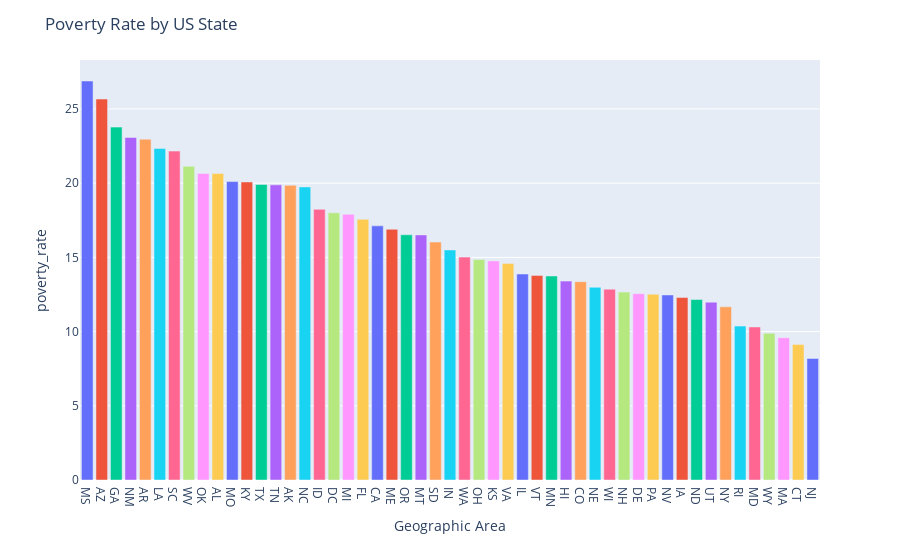

Here is the notebook cell this chart was saved with:
### Code cell
fig_a = px.bar(data_frame=poverty_rate, x='Geographic Area', y='poverty_rate', color='Geographic Area')
fig_a.update_layout(showlegend=False, title="Poverty Rate by US State")

### Figure 1 — Plotly figure (JSON) as saved in the notebook; plotly's stock layout.template omitted (floating-point values rounded to 4 significant figures)
{"data": [{"alignmentgroup": "True", "hovertemplate": "Geographic Area=%{x}<br>poverty_rate=%{y}<extra></extra>", "legendgroup": "MS", "marker": {"color": "#636efa", "pattern": {"shape": ""}}, "name": "MS", "offsetgroup": "MS", "orientation": "v", "showlegend": true, "textposition": "auto", "type": "bar", "x": ["MS"], "xaxis": "x", "y": [26.88], "yaxis": "y"}, {"alignmentgroup": "True", "hovertemplate": "Geographic Area=%{x}<br>poverty_rate=%{y}<extra></extra>", "legendgroup": "AZ", "marker": {"color": "#EF553B", "pattern": {"shape": ""}}, "name": "AZ", "offsetgroup": "AZ", "orientation": "v", "showlegend": true, "textposition": "auto", "type": "bar", "x": ["AZ"], "xaxis": "x", "y": [25.67], "yaxis": "y"}, {"alignmentgroup": "True", "hovertemplate": "Geographic Area=%{x}<br>poverty_rate=%{y}<extra></extra>", "legendgroup": "GA", "marker": {"color": "#00cc96", "pattern": {"shape": ""}}, "name": "GA", "offsetgroup": "GA", "orientation": "v", "showlegend": true, "textposition": "auto", "type": "bar", "x": ["GA"], "xaxis": "x", "y": [23.78], "yaxis": "y"}, {"alignmentgroup": "True", "hovertemplate": "Geographic Area=%{x}<br>poverty_rate=%{y}<extra></extra>", "legendgroup": "NM", "marker": {"color": "#ab63fa", "pattern": {"shape": ""}}, "name": "NM", "offsetgroup": "NM", "orientation": "v", "showlegend": true, "textposition": "auto", "type": "bar", "x": ["NM"], "xaxis": "x", "y": [23.08], "yaxis": "y"}, {"alignmentgroup": "True", "hovertemplate": "Geographic Area=%{x}<br>poverty_rate=%{y}<extra></extra>", "legendgroup": "AR", "marker": {"color": "#FFA15A", "pattern": {"shape": ""}}, "name": "AR", "offsetgroup": "AR", "orientation": "v", "showlegend": true, "textposition": "auto", "type": "bar", "x": ["AR"], "xaxis": "x", "y": [22.96], "yaxis": "y"}, {"alignmentgroup": "True", "hovertemplate": "Geographic Area=%{x}<br>poverty_rate=%{y}<extra></extra>", "legendgroup": "LA", "marker": {"color": "#19d3f3", "pattern": {"shape": ""}}, "name": "LA", "offsetgroup": "LA", "orientation": "v", "showlegend": true, "textposition": "auto", "type": "bar", "x": ["LA"], "xaxis": "x", "y": [22.34], "yaxis": "y"}, {"alignmentgroup": "True", "hovertemplate": "Geographic Area=%{x}<br>poverty_rate=%{y}<extra></extra>", "legendgroup": "SC", "marker": {"color": "#FF6692", "pattern": {"shape": ""}}, "name": "SC", "offsetgroup": "SC", "orientation": "v", "showlegend": true, "textposition": "auto", "type": "bar", "x": ["SC"], "xaxis": "x", "y": [22.16], "yaxis": "y"}, {"alignmentgroup": "True", "hovertemplate": "Geographic Area=%{x}<br>poverty_rate=%{y}<extra></extra>", "legendgroup": "WV", "marker": {"color": "#B6E880", "pattern": {"shape": ""}}, "name": "WV", "offsetgroup": "WV", "orientation": "v", "showlegend": true, "textposition": "auto", "type": "bar", "x": ["WV"], "xaxis": "x", "y": [21.13], "yaxis": "y"}, {"alignmentgroup": "True", "hovertemplate": "Geographic Area=%{x}<br>poverty_rate=%{y}<extra></extra>", "legendgroup": "OK", "marker": {"color": "#FF97FF", "pattern": {"shape": ""}}, "name": "OK", "offsetgroup": "OK", "orientation": "v", "showlegend": true, "textposition": "auto", "type": "bar", "x": ["OK"], "xaxis": "x", "y": [20.66], "yaxis": "y"}, {"alignmentgroup": "True", "hovertemplate": "Geographic Area=%{x}<br>poverty_rate=%{y}<extra></extra>", "legendgroup": "AL", "marker": {"color": "#FECB52", "pattern": {"shape": ""}}, "name": "AL", "offsetgroup": "AL", "orientation": "v", "showlegend": true, "textposition": "auto", "type": "bar", "x": ["AL"], "xaxis": "x", "y": [20.65], "yaxis": "y"}, {"alignmentgroup": "True", "hovertemplate": "Geographic Area=%{x}<br>poverty_rate=%{y}<extra></extra>", "legendgroup": "MO", "marker": {"color": "#636efa", "pattern": {"shape": ""}}, "name": "MO", "offsetgroup": "MO", "orientation": "v", "showlegend": true, "textposition": "auto", "type": "bar", "x": ["MO"], "xaxis": "x", "y": [20.11], "yaxis": "y"}, {"alignmentgroup": "True", "hovertemplate": "Geographic Area=%{x}<br>poverty_rate=%{y}<extra></extra>", "legendgroup": "KY", "marker": {"color": "#EF553B", "pattern": {"shape": ""}}, "name": "KY", "offsetgroup": "KY", "orientation": "v", "showlegend": true, "textposition": "auto", "type": "bar", "x": ["KY"], "xaxis": "x", "y": [20.08], "yaxis": "y"}, {"alignmentgroup": "True", "hovertemplate": "Geographic Area=%{x}<br>poverty_rate=%{y}<extra></extra>", "legendgroup": "TX", "marker": {"color": "#00cc96", "pattern": {"shape": ""}}, "name": "TX", "offsetgroup": "TX", "orientation": "v", "showlegend": true, "textposition": "auto", "type": "bar", "x": ["TX"], "xaxis": "x", "y": [19.92], "yaxis": "y"}, {"alignmentgroup": "True", "hovertemplate": "Geographic Area=%{x}<br>poverty_rate=%{y}<extra></extra>", "legendgroup": "TN", "marker": {"color": "#ab63fa", "pattern": {"shape": ""}}, "name": "TN", "offsetgroup": "TN", "orientation": "v", "showlegend": true, "textposition": "auto", "type": "bar", "x": ["TN"], "xaxis": "x", "y": [19.89], "yaxis": "y"}, {"alignmentgroup": "True", "hovertemplate": "Geographic Area=%{x}<br>poverty_rate=%{y}<extra></extra>", "legendgroup": "AK", "marker": {"color": "#FFA15A", "pattern": {"shape": ""}}, "name": "AK", "offsetgroup": "AK", "orientation": "v", "showlegend": true, "textposition": "auto", "type": "bar", "x": ["AK"], "xaxis": "x", "y": [19.85], "yaxis": "y"}, {"alignmentgroup": "True", "hovertemplate": "Geographic Area=%{x}<br>poverty_rate=%{y}<extra></extra>", "legendgroup": "NC", "marker": {"color": "#19d3f3", "pattern": {"shape": ""}}, "name": "NC", "offsetgroup": "NC", "orientation": "v", "showlegend": true, "textposition": "auto", "type": "bar", "x": ["NC"], "xaxis": "x", "y": [19.75], "yaxis": "y"}, {"alignmentgroup": "True", "hovertemplate": "Geographic Area=%{x}<br>poverty_rate=%{y}<extra></extra>", "legendgroup": "ID", "marker": {"color": "#FF6692", "pattern": {"shape": ""}}, "name": "ID", "offsetgroup": "ID", "orientation": "v", "showlegend": true, "textposition": "auto", "type": "bar", "x": ["ID"], "xaxis": "x", "y": [18.24], "yaxis": "y"}, {"alignmentgroup": "True", "hovertemplate": "Geographic Area=%{x}<br>poverty_rate=%{y}<extra></extra>", "legendgroup": "DC", "marker": {"color": "#B6E880", "pattern": {"shape": ""}}, "name": "DC", "offsetgroup": "DC", "orientation": "v", "showlegend": true, "textposition": "auto", "type": "bar", "x": ["DC"], "xaxis": "x", "y": [18], "yaxis": "y"}, {"alignmentgroup": "True", "hovertemplate": "Geographic Area=%{x}<br>poverty_rate=%{y}<extra></extra>", "legendgroup": "MI", "marker": {"color": "#FF97FF", "pattern": {"shape": ""}}, "name": "MI", "offsetgroup": "MI", "orientation": "v", "showlegend": true, "textposition": "auto", "type": "bar", "x": ["MI"], "xaxis": "x", "y": [17.9], "yaxis": "y"}, {"alignmentgroup": "True", "hovertemplate": "Geographic Area=%{x}<br>poverty_rate=%{y}<extra></extra>", "legendgroup": "FL", "marker": {"color": "#FECB52", "pattern": {"shape": ""}}, "name": "FL", "offsetgroup": "FL", "orientation": "v", "showlegend": true, "textposition": "auto", "type": "bar", "x": ["FL"], "xaxis": "x", "y": [17.57], "yaxis": "y"}, {"alignmentgroup": "True", "hovertemplate": "Geographic Area=%{x}<br>poverty_rate=%{y}<extra></extra>", "legendgroup": "CA", "marker": {"color": "#636efa", "pattern": {"shape": ""}}, "name": "CA", "offsetgroup": "CA", "orientation": "v", "showlegend": true, "textposition": "auto", "type": "bar", "x": ["CA"], "xaxis": "x", "y": [17.12], "yaxis": "y"}, {"alignmentgroup": "True", "hovertemplate": "Geographic Area=%{x}<br>poverty_rate=%{y}<extra></extra>", "legendgroup": "ME", "marker": {"color": "#EF553B", "pattern": {"shape": ""}}, "name": "ME", "offsetgroup": "ME", "orientation": "v", "showlegend": true, "textposition": "auto", "type": "bar", "x": ["ME"], "xaxis": "x", "y": [16.89], "yaxis": "y"}, {"alignmentgroup": "True", "hovertemplate": "Geographic Area=%{x}<br>poverty_rate=%{y}<extra></extra>", "legendgroup": "OR", "marker": {"color": "#00cc96", "pattern": {"shape": ""}}, "name": "OR", "offsetgroup": "OR", "orientation": "v", "showlegend": true, "textposition": "auto", "type": "bar", "x": ["OR"], "xaxis": "x", "y": [16.52], "yaxis": "y"}, {"alignmentgroup": "True", "hovertemplate": "Geographic Area=%{x}<br>poverty_rate=%{y}<extra></extra>", "legendgroup": "MT", "marker": {"color": "#ab63fa", "pattern": {"shape": ""}}, "name": "MT", "offsetgroup": "MT", "orientation": "v", "showlegend": true, "textposition": "auto", "type": "bar", "x": ["MT"], "xaxis": "x", "y": [16.51], "yaxis": "y"}, {"alignmentgroup": "True", "hovertemplate": "Geographic Area=%{x}<br>poverty_rate=%{y}<extra></extra>", "legendgroup": "SD", "marker": {"color": "#FFA15A", "pattern": {"shape": ""}}, "name": "SD", "offsetgroup": "SD", "orientation": "v", "showlegend": true, "textposition": "auto", "type": "bar", "x": ["SD"], "xaxis": "x", "y": [16.03], "yaxis": "y"}, {"alignmentgroup": "True", "hovertemplate": "Geographic Area=%{x}<br>poverty_rate=%{y}<extra></extra>", "legendgroup": "IN", "marker": {"color": "#19d3f3", "pattern": {"shape": ""}}, "name": "IN", "offsetgroup": "IN", "orientation": "v", "showlegend": true, "textposition": "auto", "type": "bar", "x": ["IN"], "xaxis": "x", "y": [15.5], "yaxis": "y"}, {"alignmentgroup": "True", "hovertemplate": "Geographic Area=%{x}<br>poverty_rate=%{y}<extra></extra>", "legendgroup": "WA", "marker": {"color": "#FF6692", "pattern": {"shape": ""}}, "name": "WA", "offsetgroup": "WA", "orientation": "v", "showlegend": true, "textposition": "auto", "type": "bar", "x": ["WA"], "xaxis": "x", "y": [15.02], "yaxis": "y"}, {"alignmentgroup": "True", "hovertemplate": "Geographic Area=%{x}<br>poverty_rate=%{y}<extra></extra>", "legendgroup": "OH", "marker": {"color": "#B6E880", "pattern": {"shape": ""}}, "name": "OH", "offsetgroup": "OH", "orientation": "v", "showlegend": true, "textposition": "auto", "type": "bar", "x": ["OH"], "xaxis": "x", "y": [14.85], "yaxis": "y"}, {"alignmentgroup": "True", "hovertemplate": "Geographic Area=%{x}<br>poverty_rate=%{y}<extra></extra>", "legendgroup": "KS", "marker": {"color": "#FF97FF", "pattern": {"shape": ""}}, "name": "KS", "offsetgroup": "KS", "orientation": "v", "showlegend": true, "textposition": "auto", "type": "bar", "x": ["KS"], "xaxis": "x", "y": [14.76], "yaxis": "y"}, {"alignmentgroup": "True", "hovertemplate": "Geographic Area=%{x}<br>poverty_rate=%{y}<extra></extra>", "legendgroup": "VA", "marker": {"color": "#FECB52", "pattern": {"shape": ""}}, "name": "VA", "offsetgroup": "VA", "orientation": "v", "showlegend": true, "textposition": "auto", "type": "bar", "x": ["VA"], "xaxis": "x", "y": [14.59], "yaxis": "y"}, {"alignmentgroup": "True", "hovertemplate": "Geographic Area=%{x}<br>poverty_rate=%{y}<extra></extra>", "legendgroup": "IL", "marker": {"color": "#636efa", "pattern": {"shape": ""}}, "name": "IL", "offsetgroup": "IL", "orientation": "v", "showlegend": true, "textposition": "auto", "type": "bar", "x": ["IL"], "xaxis": "x", "y": [13.88], "yaxis": "y"}, {"alignmentgroup": "True", "hovertemplate": "Geographic Area=%{x}<br>poverty_rate=%{y}<extra></extra>", "legendgroup": "VT", "marker": {"color": "#EF553B", "pattern": {"shape": ""}}, "name": "VT", "offsetgroup": "VT", "orientation": "v", "showlegend": true, "textposition": "auto", "type": "bar", "x": ["VT"], "xaxis": "x", "y": [13.79], "yaxis": "y"}, {"alignmentgroup": "True", "hovertemplate": "Geographic Area=%{x}<br>poverty_rate=%{y}<extra></extra>", "legendgroup": "MN", "marker": {"color": "#00cc96", "pattern": {"shape": ""}}, "name": "MN", "offsetgroup": "MN", "orientation": "v", "showlegend": true, "textposition": "auto", "type": "bar", "x": ["MN"], "xaxis": "x", "y": [13.75], "yaxis": "y"}, {"alignmentgroup": "True", "hovertemplate": "Geographic Area=%{x}<br>poverty_rate=%{y}<extra></extra>", "legendgroup": "HI", "marker": {"color": "#ab63fa", "pattern": {"shape": ""}}, "name": "HI", "offsetgroup": "HI", "orientation": "v", "showlegend": true, "textposition": "auto", "type": "bar", "x": ["HI"], "xaxis": "x", "y": [13.4], "yaxis": "y"}, {"alignmentgroup": "True", "hovertemplate": "Geographic Area=%{x}<br>poverty_rate=%{y}<extra></extra>", "legendgroup": "CO", "marker": {"color": "#FFA15A", "pattern": {"shape": ""}}, "name": "CO", "offsetgroup": "CO", "orientation": "v", "showlegend": true, "textposition": "auto", "type": "bar", "x": ["CO"], "xaxis": "x", "y": [13.36], "yaxis": "y"}, {"alignmentgroup": "True", "hovertemplate": "Geographic Area=%{x}<br>poverty_rate=%{y}<extra></extra>", "legendgroup": "NE", "marker": {"color": "#19d3f3", "pattern": {"shape": ""}}, "name": "NE", "offsetgroup": "NE", "orientation": "v", "showlegend": true, "textposition": "auto", "type": "bar", "x": ["NE"], "xaxis": "x", "y": [12.98], "yaxis": "y"}, {"alignmentgroup": "True", "hovertemplate": "Geographic Area=%{x}<br>poverty_rate=%{y}<extra></extra>", "legendgroup": "WI", "marker": {"color": "#FF6692", "pattern": {"shape": ""}}, "name": "WI", "offsetgroup": "WI", "orientation": "v", "showlegend": true, "textposition": "auto", "type": "bar", "x": ["WI"], "xaxis": "x", "y": [12.86], "yaxis": "y"}, {"alignmentgroup": "True", "hovertemplate": "Geographic Area=%{x}<br>poverty_rate=%{y}<extra></extra>", "legendgroup": "NH", "marker": {"color": "#B6E880", "pattern": {"shape": ""}}, "name": "NH", "offsetgroup": "NH", "orientation": "v", "showlegend": true, "textposition": "auto", "type": "bar", "x": ["NH"], "xaxis": "x", "y": [12.66], "yaxis": "y"}, {"alignmentgroup": "True", "hovertemplate": "Geographic Area=%{x}<br>poverty_rate=%{y}<extra></extra>", "legendgroup": "DE", "marker": {"color": "#FF97FF", "pattern": {"shape": ""}}, "name": "DE", "offsetgroup": "DE", "orientation": "v", "showlegend": true, "textposition": "auto", "type": "bar", "x": ["DE"], "xaxis": "x", "y": [12.56], "yaxis": "y"}, {"alignmentgroup": "True", "hovertemplate": "Geographic Area=%{x}<br>poverty_rate=%{y}<extra></extra>", "legendgroup": "PA", "marker": {"color": "#FECB52", "pattern": {"shape": ""}}, "name": "PA", "offsetgroup": "PA", "orientation": "v", "showlegend": true, "textposition": "auto", "type": "bar", "x": ["PA"], "xaxis": "x", "y": [12.52], "yaxis": "y"}, {"alignmentgroup": "True", "hovertemplate": "Geographic Area=%{x}<br>poverty_rate=%{y}<extra></extra>", "legendgroup": "NV", "marker": {"color": "#636efa", "pattern": {"shape": ""}}, "name": "NV", "offsetgroup": "NV", "orientation": "v", "showlegend": true, "textposition": "auto", "type": "bar", "x": ["NV"], "xaxis": "x", "y": [12.47], "yaxis": "y"}, {"alignmentgroup": "True", "hovertemplate": "Geographic Area=%{x}<br>poverty_rate=%{y}<extra></extra>", "legendgroup": "IA", "marker": {"color": "#EF553B", "pattern": {"shape": ""}}, "name": "IA", "offsetgroup": "IA", "orientation": "v", "showlegend": true, "textposition": "auto", "type": "bar", "x": ["IA"], "xaxis": "x", "y": [12.29], "yaxis": "y"}, {"alignmentgroup": "True", "hovertemplate": "Geographic Area=%{x}<br>poverty_rate=%{y}<extra></extra>", "legendgroup": "ND", "marker": {"color": "#00cc96", "pattern": {"shape": ""}}, "name": "ND", "offsetgroup": "ND", "orientation": "v", "showlegend": true, "textposition": "auto", "type": "bar", "x": ["ND"], "xaxis": "x", "y": [12.16], "yaxis": "y"}, {"alignmentgroup": "True", "hovertemplate": "Geographic Area=%{x}<br>poverty_rate=%{y}<extra></extra>", "legendgroup": "UT", "marker": {"color": "#ab63fa", "pattern": {"shape": ""}}, "name": "UT", "offsetgroup": "UT", "orientation": "v", "showlegend": true, "textposition": "auto", "type": "bar", "x": ["UT"], "xaxis": "x", "y": [11.98], "yaxis": "y"}, {"alignmentgroup": "True", "hovertemplate": "Geographic Area=%{x}<br>poverty_rate=%{y}<extra></extra>", "legendgroup": "NY", "marker": {"color": "#FFA15A", "pattern": {"shape": ""}}, "name": "NY", "offsetgroup": "NY", "orientation": "v", "showlegend": true, "textposition": "auto", "type": "bar", "x": ["NY"], "xaxis": "x", "y": [11.67], "yaxis": "y"}, {"alignmentgroup": "True", "hovertemplate": "Geographic Area=%{x}<br>poverty_rate=%{y}<extra></extra>", "legendgroup": "RI", "marker": {"color": "#19d3f3", "pattern": {"shape": ""}}, "name": "RI", "offsetgroup": "RI", "orientation": "v", "showlegend": true, "textposition": "auto", "type": "bar", "x": ["RI"], "xaxis": "x", "y": [10.37], "yaxis": "y"}, {"alignmentgroup": "True", "hovertemplate": "Geographic Area=%{x}<br>poverty_rate=%{y}<extra></extra>", "legendgroup": "MD", "marker": {"color": "#FF6692", "pattern": {"shape": ""}}, "name": "MD", "offsetgroup": "MD", "orientation": "v", "showlegend": true, "textposition": "auto", "type": "bar", "x": ["MD"], "xaxis": "x", "y": [10.31], "yaxis": "y"}, {"alignmentgroup": "True", "hovertemplate": "Geographic Area=%{x}<br>poverty_rate=%{y}<extra></extra>", "legendgroup": "WY", "marker": {"color": "#B6E880", "pattern": {"shape": ""}}, "name": "WY", "offsetgroup": "WY", "orientation": "v", "showlegend": true, "textposition": "auto", "type": "bar", "x": ["WY"], "xaxis": "x", "y": [9.888], "yaxis": "y"}, {"alignmentgroup": "True", "hovertemplate": "Geographic Area=%{x}<br>poverty_rate=%{y}<extra></extra>", "legendgroup": "MA", "marker": {"color": "#FF97FF", "pattern": {"shape": ""}}, "name": "MA", "offsetgroup": "MA", "orientation": "v", "showlegend": true, "textposition": "auto", "type": "bar", "x": ["MA"], "xaxis": "x", "y": [9.585], "yaxis": "y"}, {"alignmentgroup": "True", "hovertemplate": "Geographic Area=%{x}<br>poverty_rate=%{y}<extra></extra>", "legendgroup": "CT", "marker": {"color": "#FECB52", "pattern": {"shape": ""}}, "name": "CT", "offsetgroup": "CT", "orientation": "v", "showlegend": true, "textposition": "auto", "type": "bar", "x": ["CT"], "xaxis": "x", "y": [9.138], "yaxis": "y"}, {"alignmentgroup": "True", "hovertemplate": "Geographic Area=%{x}<br>poverty_rate=%{y}<extra></extra>", "legendgroup": "NJ", "marker": {"color": "#636efa", "pattern": {"shape": ""}}, "name": "NJ", "offsetgroup": "NJ", "orientation": "v", "showlegend": true, "textposition": "auto", "type": "bar", "x": ["NJ"], "xaxis": "x", "y": [8.191], "yaxis": "y"}], "layout": {"barmode": "relative", "legend": {"title": {"text": "Geographic Area"}, "tracegroupgap": 0}, "margin": {"t": 60}, "showlegend": false, "title": {"text": "Poverty Rate by US State"}, "xaxis": {"anchor": "y", "categoryarray": ["MS", "AZ", "GA", "NM", "AR", "LA", "SC", "WV", "OK", "AL", "MO", "KY", "TX", "TN", "AK", "NC", "ID", "DC", "MI", "FL", "CA", "ME", "OR", "MT", "SD", "IN", "WA", "OH", "KS", "VA", "IL", "VT", "MN", "HI", "CO", "NE", "WI", "NH", "DE", "PA", "NV", "IA", "ND", "UT", "NY", "RI", "MD", "WY", "MA", "CT", "NJ"], "categoryorder": "array", "domain": [0, 1], "title": {"text": "Geographic Area"}}, "yaxis": {"anchor": "x", "domain": [0, 1], "title": {"text": "poverty_rate"}}}}
